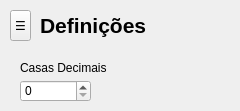
   <widget class="QWidget" name="page_5">
    <widget class="QToolButton" name="toolButton_4">
     <property name="geometry">
      <rect>
       <x>10</x>
       <y>10</y>
       <width>21</width>
       <height>31</height>
      </rect>
     </property>
     <property name="font">
      <font/>
     </property>
     <property name="tabletTracking">
      <bool>false</bool>
     </property>
     <property name="styleSheet">
      <string notr="true">QToolButton:hover {
        color: #000;
        background-color: #e0e0e0;
        border-radius: 5px;
    }
 </string>
     </property>
     <property name="text">
      <string>☰</string>
     </property>
    </widget>
    <widget class="QLabel" name="label_distancias_8">
     <property name="geometry">
      <rect>
       <x>40</x>
       <y>5</y>
       <width>191</width>
       <height>41</height>
      </rect>
     </property>
     <property name="text">
      <string>&lt;html&gt;&lt;head/&gt;&lt;body&gt;&lt;p&gt;&lt;span style=&quot; font-size:16pt; font-weight:600;&quot;&gt;Definições&lt;/span&gt;&lt;/p&gt;&lt;/body&gt;&lt;/html&gt;</string>
     </property>
    </widget>
    <widget class="QLabel" name="label">
     <property name="geometry">
      <rect>
       <x>20</x>
       <y>60</y>
       <width>111</width>
       <height>16</height>
      </rect>
     </property>
     <property name="text">
      <string>Casas Decimais </string>
     </property>
    </widget>
    <widget class="QSpinBox" name="spinBox_casas_decimais">
     <property name="geometry">
      <rect>
       <x>20</x>
       <y>80</y>
       <width>71</width>
       <height>22</height>
      </rect>
     </property>
    </widget>
   </widget>
